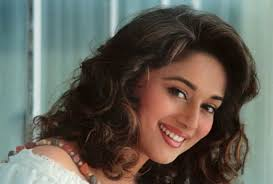
#> input picture Image Operation/Madhuri.jpg, 273 x 184 px, given in place of the camera
$ python 'Edge Detection Using Webcam.py'
#> lines starting #> are read from the running program, lines starting #| are printed output that depends on the picture
#> further down, frame is the input picture: shape (184, 273, 3); mean B, G, R 87.5, 96.5, 99.8
import cv2
import numpy as np

def sketch(image):
    #Convert image to grayscale
    img_gray = cv2.cvtColor(image, cv2.COLOR_BGR2GRAY)
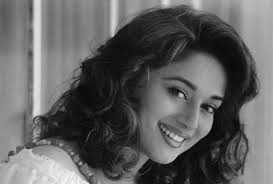
#> img_gray: shape (184, 273); min 2, max 250, mean 96.5

    #Cleanup image using gaussian blur
    img_gray_blur = cv2.GaussianBlur(img_gray,(5,5),0)

    #Extract Edges
    canny_edges = cv2.Canny(img_gray_blur, 10, 70)
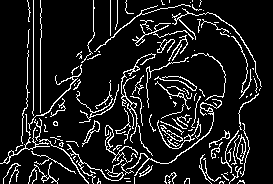
#> canny_edges: shape (184, 273); 11.1% white in thin lines or dots

    #Do an invert binarize the image
    ret, mask = cv2.threshold(canny_edges,70,255,cv2.THRESH_BINARY)
    return mask

cap = cv2.VideoCapture(0)

while True:
    ret, frame = cap.read()
    cv2.imshow('Our Live Sketch', sketch(frame))
    if cv2.waitKey(1)==27:
#> (key Esc is pressed here)
        break

cap.release()
cv2.destroyAllWindows()

$ run again, on Image Operation/Many_Faces.png
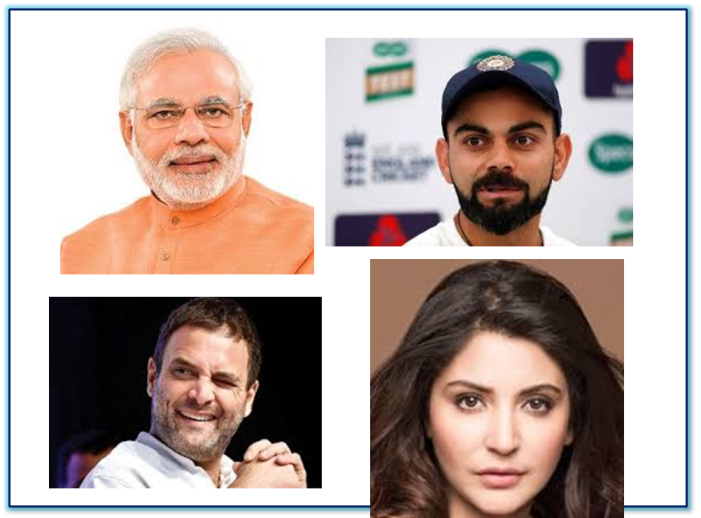
#> input picture Image Operation/Many_Faces.png, 701 x 518 px, given in place of the camera
#> frame is the input picture: shape (518, 701, 3); mean B, G, R 161, 166.1, 181.1
#> in sketch, `img_gray = cv2.cvtColor(image, cv2.COLOR_BGR2GRAY)`:
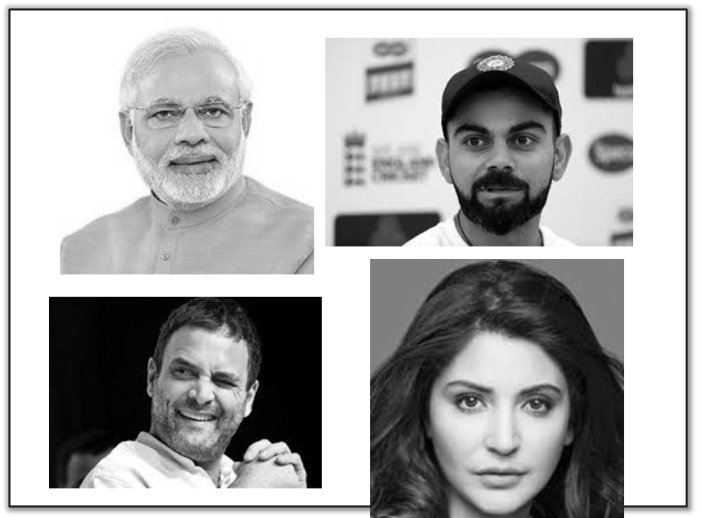
#> img_gray: shape (518, 701); min 0, max 255, mean 170
#> in sketch, `canny_edges = cv2.Canny(img_gray_blur, 10, 70)`:
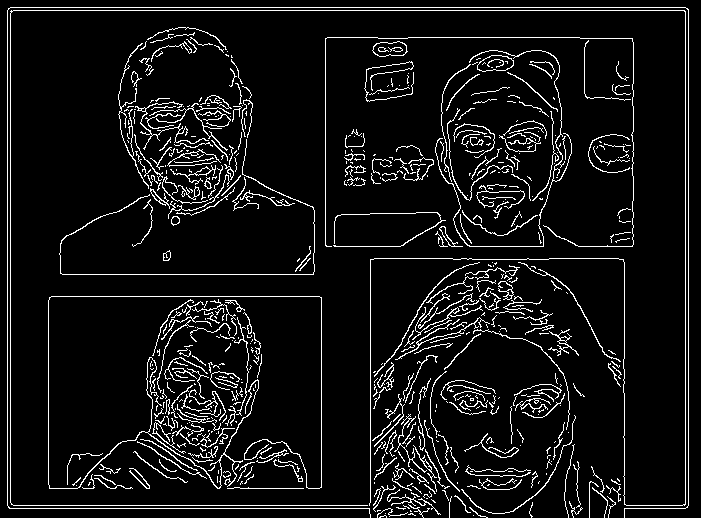
#> canny_edges: shape (518, 701); 7.5% white in thin lines or dots
